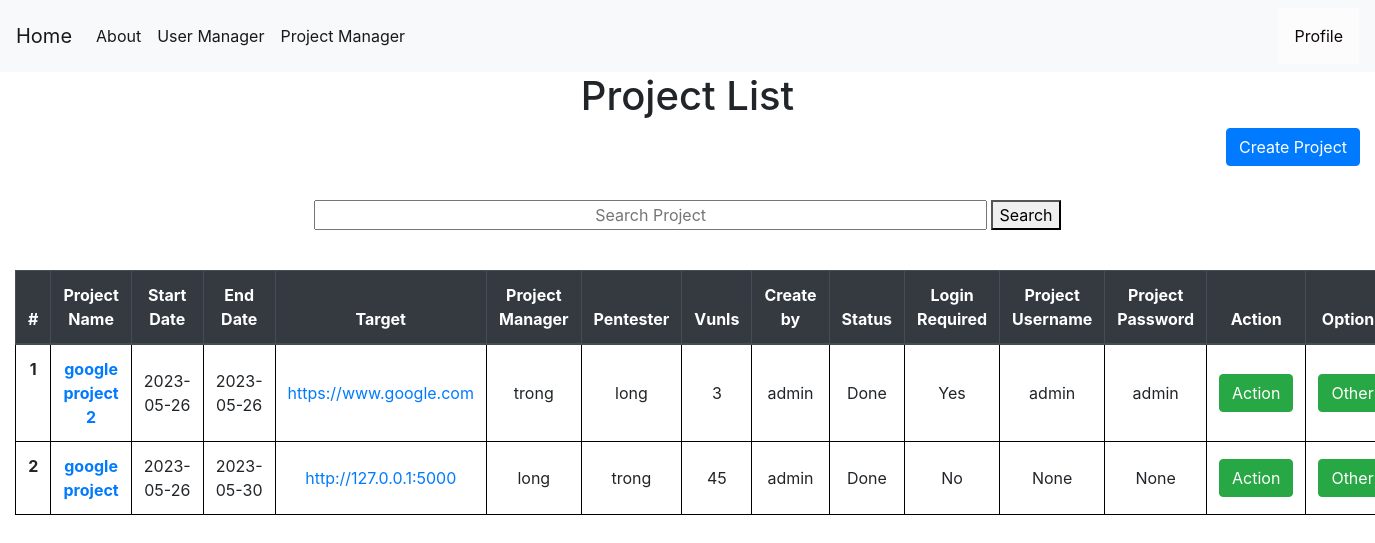
Before: /projectmanager (signed in) with the older database file.
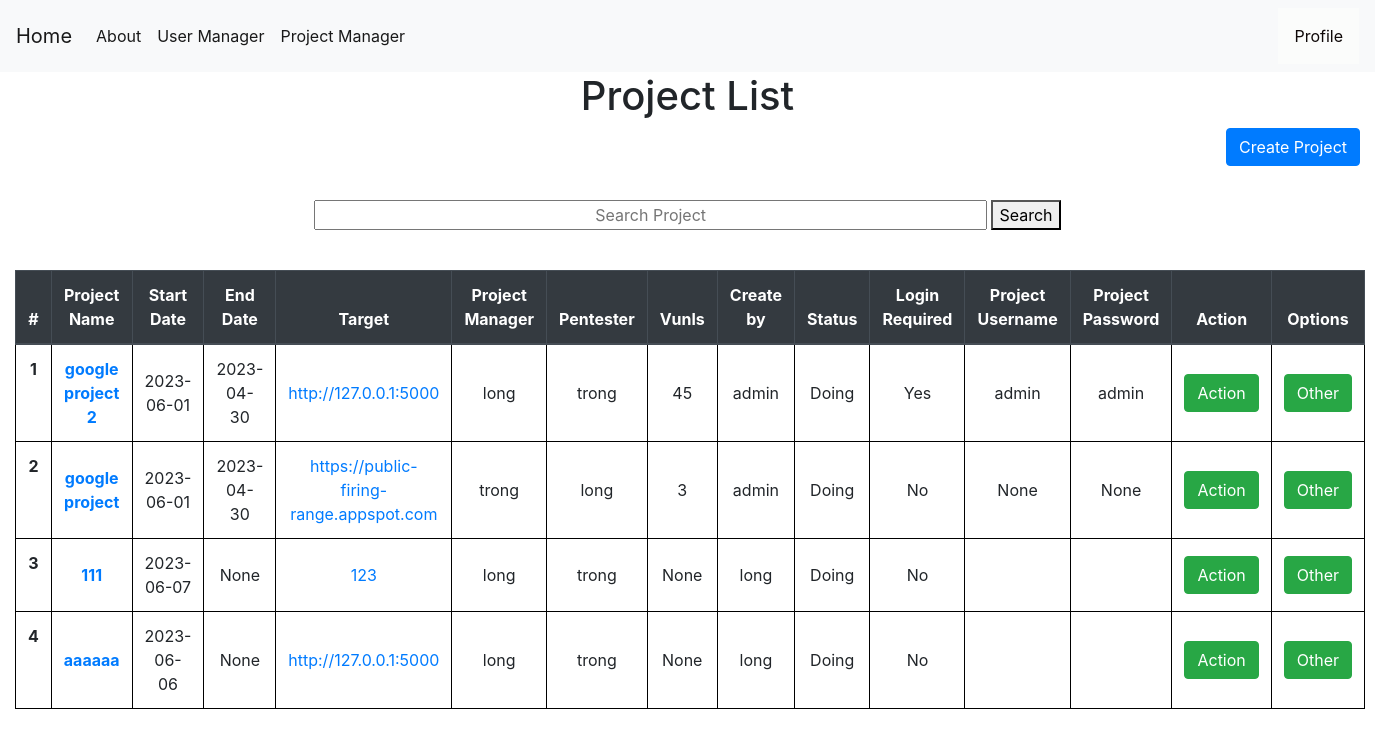
After: the same page with the newer database file.
### tables this page shows
CREATE TABLE projects (
    projectid INTEGER PRIMARY KEY AUTOINCREMENT,
    projectname TEXT NOT NULL,
    startdate date NOT NULL,
    enddate date,
    vunls int,
    target text not null,
    securitylevel TEXT,
    manager TEXT ,
    pentester TEXT ,
    status TEXT NOT NULL,
    create_by INTEGER ,
    isspider INTEGER,
    isfuzzing INTEGER,
    login INTEGER NOT NULL,
    userinfo TEXT ,
    passinfo TEXT ,
    FOREIGN KEY (pentester) REFERENCES users(userid) ON DELETE CASCADE
    FOREIGN KEY (manager) REFERENCES users(userid) ON DELETE CASCADE
    FOREIGN KEY (create_by) REFERENCES users(userid) ON DELETE CASCADE
);

### app.py (the view)
@app.route('/projectmanager', methods=('GET', 'POST'))
def showproject():
    msg = ''
    if session["userid"] == None:
        return redirect(url_for('login'))
    currentuser = get_current_user()
    conn = get_db_connection()
    projects = conn.execute('SELECT * FROM projects').fetchall()
    users = conn.execute('SELECT * FROM users').fetchall()
    conn.commit()
    conn.close()
    return render_template('show_project.html', currentuser=currentuser,projects=projects,users=users,msg=msg)

### app.py (called while the page is built)
def get_db_connection():
    conn = sqlite3.connect('database.db')
    conn.row_factory = sqlite3.Row
    return conn

def get_current_user():
    userid = session["userid"]
    conn = get_db_connection()
    user = conn.execute('SELECT * FROM users WHERE userid = ?',(userid,)).fetchone()
    conn.commit()
    conn.close()
    return user

### templates/show_project.html (shortened to what this page needs)
{% extends 'base.html' %}
{% block content %}
    <center><h1>{% block title %}  Project List  {% endblock %}</h1></center>
    <link rel= "stylesheet" type= "text/css" href= "{{ url_for('static',filename='css/showuser.css') }}">
    <link rel= "stylesheet" type= "text/css" href= "{{ url_for('static',filename='css/loading.css') }}">
    {% if currentuser["role"] != "Pentester" %}
    <a href="{{ url_for('add_project')}}" class="btn btn-primary" style="float: right;" role="button" aria-pressed="true">Create Project</a>
    {% endif %}
  <center>
  <form action="{{ url_for('search_project') }}" method ="GET">
    <input style="text-align: center;width:50%;" name="projectname" type="projectname" placeholder="Search Project" />
    <button>Search</button>
  </form>
</center></br>
<div >
    <table class="table" style="width:100%">
        <thead class="thead-dark" style="width:100%">
          <tr>
            <th style="text-align: center"scope="col">#</th>
            <th style="text-align: center"scope="col">Project Name</th>
            <th style="text-align: center"scope="col">Start Date</th>
            <th style="text-align: center"scope="col">End Date</th>
            <th style="text-align: center"scope="col">Target</th>
            <th style="text-align: center"scope="col">Project Manager</th>
            <th style="text-align: center"scope="col">Pentester</th>
            <th style="text-align: center"scope="col">Vunls</th>
            <th style="text-align: center"scope="col">Create by</th>
            <th style="text-align: center"scope="col">Status</th>
            <th style="text-align: center"scope="col">Login Required</th>
            <th style="text-align: center"scope="col">Project Username</th>
            <th style="text-align: center"scope="col">Project Password</th>
            <th style="text-align: center;width: 10%;"scope="col">Action</th>
            <th style="text-align: center"scope="col">Options</th>
          </tr>
        </thead>
        <tbody>
        {% for project in projects %}
          <tr >
            <th style="text-align: center" class="counterCell"></th>
            <th style="text-align: center"class="align-middle" scope="row"><a href="{{ url_for('project_detail',id= project.projectid) }} ">{{ project.projectname }}</a></th>
            <td style="text-align: center"class="align-middle" >{{ project.startdate }}</td>
            <td style="text-align: center"class="align-middle" >{{ project.enddate }}</td>
            <td style="text-align: center"class="align-middle" ><a href="{{project.target}}">{{ project.target }}</a></td>
            <td style="text-align: center"class="align-middle" >{{ project.manager }}</td>
            <td style="text-align: center"class="align-middle" >{{ project.pentester }}</td>
            <td style="text-align: center"class="align-middle" >{{ project.vunls }}</td>
            <td style="text-align: center"class="align-middle" >{{ project.create_by }}</td>
            <td style="text-align: center"class="align-middle" >{{ project.status }}</td>
            {% if project.login == 1 %}
            <td style="text-align: center"class="align-middle" >Yes</td>
            {% else %}
            <td style="text-align: center"class="align-middle" >No</td>
            {% endif %}
            <td style="text-align: center"class="align-middle" >{{ project.userinfo }}</td>
            <td style="text-align: center"class="align-middle" >{{ project.passinfo }}</td>
            <td style="text-align: center" class="align-middle" >
              <div style="float:center;" class="dropdown">
                <button class="btn btn-success" class="dropbtn">Action</button>
              </div>
            </td>
            <td style="text-align: center" class="align-middle" >
              <div style="float:center;" class="dropdown">
                <button class="btn btn-success" class="dropbtn">Other</button>
              </div>
            </td>
          </tr>
        {% endfor %}
        </tbody>
      </table>
    </div>
{% endblock %}

### templates/base.html (shortened to what this page needs)
<!doctype html>
<link rel= "stylesheet" type= "text/css" href= "{{ url_for('static',filename='css/style.css') }}">
<html lang="en">
  <head>
    <link rel="stylesheet" href="https://stackpath.bootstrapcdn.com/bootstrap/4.3.1/css/bootstrap.min.css">
  </head>
  <body>
    <nav class="navbar navbar-expand-md navbar-light bg-light">
      {% block sidebar %}
        <a class="navbar-brand" href="{{ url_for('index')}}">Home</a>
        <div class="collapse navbar-collapse" id="navbarNav">
            <ul class="navbar-nav">
            <li class="nav-item active">
                <a class="nav-link" href="{{ url_for('about_us')}}">About</a>
            </li>
            </ul>
            <ul class="navbar-nav">
              {% if session.userid %}
                {% if session.userid == 1 %}
              <li class="nav-item active">
                <a class="nav-link" href="{{ url_for('showuser')}}">User Manager</a>
              </li>
                {% endif %}
              <li class="nav-item active">
                <a class="nav-link" href="{{ url_for('showproject')}}">Project Manager</a>
              </li>
              {% endif %}
              </ul>
        </div>
        {% endblock %}
        {% if session.userid %}
        <div class="dropdown">
          <button class="dropbtn">Profile</button>
        </div>
        {% else %}
          <a href="{{ url_for('login')}}" class="nav-link">Login</a>
        {% endif %}
    </nav>
    <div class="container">
        {% block content %} {% endblock %}
    </div>
</html>

### static/css/style.css (style rules this page uses)
table, th, td { border: 1px solid black; }
body { min-height: 100vh; height: 100%; margin: 0; z-index: 10; display: grid; grid-template-rows: auto 1fr auto; }
body { display: flex; flex-direction: column; }
.dropbtn { background-color: #fbfcfb; color: rgb(15, 8, 8); padding: 16px; font-size: 16px; border: none; }
.dropdown { position: relative; display: inline-block; }
.container { max-width: 1680px !important; }

### static/css/showuser.css (style rules this page uses)
table { counter-reset: tableCount; }
.counterCell:before { content: counter(tableCount); counter-increment: tableCount; }

Changed rows visible on the page:
changed projects "google project 2": startdate "2023-05-26" → "2023-06-01"; enddate "2023-05-26" → "2023-04-30"; target "https://www.google.com" → "http://127.0.0.1:5000"; manager "trong" → "long"; pentester "long" → "trong"; vunls "3" → "45"; status "Done" → "Doing"
changed projects "google project": startdate "2023-05-26" → "2023-06-01"; enddate "2023-05-30" → "2023-04-30"; target "http://127.0.0.1:5000" → "https://public-firing-range.appspot.com"; manager "long" → "trong"; pentester "trong" → "long"; vunls "45" → "3"; status "Done" → "Doing"
added projects: projectname "111", startdate "2023-06-07", enddate "None", target "123", manager "long", pentester "trong", vunls "None", create_by "long", status "Doing", login "No"
added projects: projectname "aaaaaa", startdate "2023-06-06", enddate "None", target "http://127.0.0.1:5000", manager "long", pentester "trong", vunls "None", create_by "long", status "Doing", login "No"
